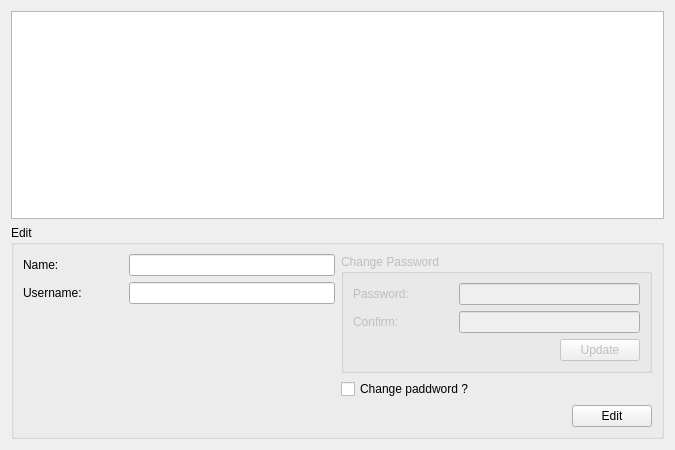
<?xml version="1.0" encoding="UTF-8"?>
<ui version="4.0">
 <class>UsersForm</class>
 <widget class="QWidget" name="UsersForm">
  <property name="geometry">
   <rect>
    <x>0</x>
    <y>0</y>
    <width>675</width>
    <height>450</height>
   </rect>
  </property>
  <property name="windowTitle">
   <string>Form</string>
  </property>
  <layout class="QGridLayout" name="gridLayout">
   <item row="0" column="0">
    <widget class="QTableView" name="usersTable">
     <property name="alternatingRowColors">
      <bool>true</bool>
     </property>
    </widget>
   </item>
   <item row="1" column="0">
    <widget class="QGroupBox" name="groupBox">
     <property name="title">
      <string>Edit</string>
     </property>
     <layout class="QGridLayout" name="gridLayout_2">
      <item row="1" column="0">
       <layout class="QHBoxLayout" name="horizontalLayout_2">
        <item>
         <widget class="QLabel" name="label_2">
          <property name="sizePolicy">
           <sizepolicy hsizetype="Fixed" vsizetype="Fixed">
            <horstretch>0</horstretch>
            <verstretch>0</verstretch>
           </sizepolicy>
          </property>
          <property name="minimumSize">
           <size>
            <width>100</width>
            <height>0</height>
           </size>
          </property>
          <property name="text">
           <string>Username:</string>
          </property>
         </widget>
        </item>
        <item>
         <widget class="QLineEdit" name="lineEdit_2">
          <property name="maxLength">
           <number>128</number>
          </property>
          <property name="clearButtonEnabled">
           <bool>true</bool>
          </property>
         </widget>
        </item>
       </layout>
      </item>
      <item row="0" column="0">
       <layout class="QHBoxLayout" name="horizontalLayout">
        <item>
         <widget class="QLabel" name="label">
          <property name="sizePolicy">
           <sizepolicy hsizetype="Fixed" vsizetype="Fixed">
            <horstretch>0</horstretch>
            <verstretch>0</verstretch>
           </sizepolicy>
          </property>
          <property name="minimumSize">
           <size>
            <width>100</width>
            <height>0</height>
           </size>
          </property>
          <property name="text">
           <string>Name:</string>
          </property>
         </widget>
        </item>
        <item>
         <widget class="QLineEdit" name="lineEdit">
          <property name="maxLength">
           <number>128</number>
          </property>
          <property name="clearButtonEnabled">
           <bool>true</bool>
          </property>
         </widget>
        </item>
       </layout>
      </item>
      <item row="0" column="1" rowspan="3">
       <layout class="QVBoxLayout" name="verticalLayout_2">
        <item>
         <widget class="QGroupBox" name="groupBox_2">
          <property name="enabled">
           <bool>false</bool>
          </property>
          <property name="title">
           <string>Change Password</string>
          </property>
          <layout class="QVBoxLayout" name="verticalLayout">
           <item>
            <layout class="QHBoxLayout" name="horizontalLayout_3">
             <item>
              <widget class="QLabel" name="label_3">
               <property name="enabled">
                <bool>false</bool>
               </property>
               <property name="minimumSize">
                <size>
                 <width>100</width>
                 <height>0</height>
                </size>
               </property>
               <property name="text">
                <string>Password:</string>
               </property>
              </widget>
             </item>
             <item>
              <widget class="QLineEdit" name="lineEdit_3">
               <property name="enabled">
                <bool>false</bool>
               </property>
              </widget>
             </item>
            </layout>
           </item>
           <item>
            <layout class="QHBoxLayout" name="horizontalLayout_4">
             <item>
              <widget class="QLabel" name="label_4">
               <property name="enabled">
                <bool>false</bool>
               </property>
               <property name="minimumSize">
                <size>
                 <width>100</width>
                 <height>0</height>
                </size>
               </property>
               <property name="text">
                <string>Confirm:</string>
               </property>
              </widget>
             </item>
             <item>
              <widget class="QLineEdit" name="lineEdit_4">
               <property name="enabled">
                <bool>false</bool>
               </property>
              </widget>
             </item>
            </layout>
           </item>
           <item>
            <layout class="QHBoxLayout" name="horizontalLayout_5">
             <item>
              <spacer name="horizontalSpacer">
               <property name="orientation">
                <enum>Qt::Horizontal</enum>
               </property>
               <property name="sizeHint" stdset="0">
                <size>
                 <width>40</width>
                 <height>20</height>
                </size>
               </property>
              </spacer>
             </item>
             <item>
              <widget class="QPushButton" name="updateBtn">
               <property name="enabled">
                <bool>false</bool>
               </property>
               <property name="text">
                <string>Update</string>
               </property>
              </widget>
             </item>
            </layout>
           </item>
          </layout>
         </widget>
        </item>
        <item>
         <widget class="QCheckBox" name="checkBox">
          <property name="text">
           <string>Change paddword ?</string>
          </property>
         </widget>
        </item>
       </layout>
      </item>
      <item row="3" column="0" colspan="2">
       <layout class="QHBoxLayout" name="horizontalLayout_6">
        <property name="leftMargin">
         <number>0</number>
        </property>
        <property name="topMargin">
         <number>0</number>
        </property>
        <property name="rightMargin">
         <number>0</number>
        </property>
        <property name="bottomMargin">
         <number>0</number>
        </property>
        <item>
         <spacer name="horizontalSpacer_2">
          <property name="orientation">
           <enum>Qt::Horizontal</enum>
          </property>
          <property name="sizeHint" stdset="0">
           <size>
            <width>40</width>
            <height>20</height>
           </size>
          </property>
         </spacer>
        </item>
        <item>
         <widget class="QPushButton" name="editBtn">
          <property name="text">
           <string>Edit</string>
          </property>
         </widget>
        </item>
       </layout>
      </item>
     </layout>
    </widget>
   </item>
  </layout>
 </widget>
 <resources/>
 <connections>
  <connection>
   <sender>checkBox</sender>
   <signal>clicked(bool)</signal>
   <receiver>groupBox_2</receiver>
   <slot>setEnabled(bool)</slot>
   <hints>
    <hint type="sourcelabel">
     <x>295</x>
     <y>374</y>
    </hint>
    <hint type="destinationlabel">
     <x>323</x>
     <y>243</y>
    </hint>
   </hints>
  </connection>
 </connections>
</ui>
